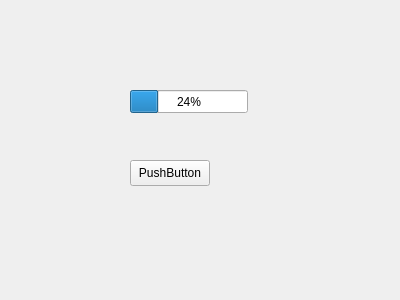
<?xml version="1.0" encoding="UTF-8"?>
<ui version="4.0">
 <class>Widget</class>
 <widget class="QWidget" name="Widget">
  <property name="geometry">
   <rect>
    <x>0</x>
    <y>0</y>
    <width>400</width>
    <height>300</height>
   </rect>
  </property>
  <property name="windowTitle">
   <string>Widget</string>
  </property>
  <widget class="QProgressBar" name="progressBar">
   <property name="geometry">
    <rect>
     <x>130</x>
     <y>90</y>
     <width>118</width>
     <height>23</height>
    </rect>
   </property>
   <property name="value">
    <number>24</number>
   </property>
  </widget>
  <widget class="QPushButton" name="pushButton">
   <property name="geometry">
    <rect>
     <x>130</x>
     <y>160</y>
     <width>80</width>
     <height>26</height>
    </rect>
   </property>
   <property name="text">
    <string>PushButton</string>
   </property>
  </widget>
 </widget>
 <layoutdefault spacing="6" margin="11"/>
 <resources/>
 <connections/>
</ui>
